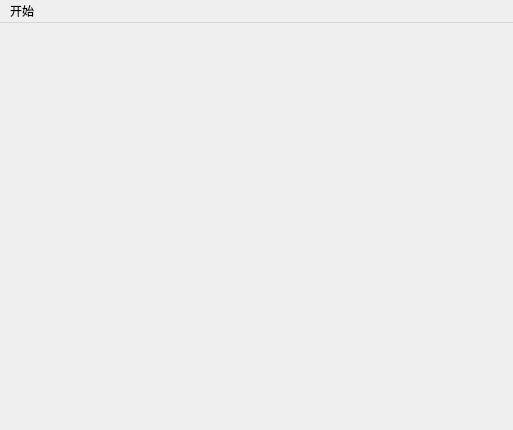
<?xml version="1.0" encoding="UTF-8"?>
<ui version="4.0">
 <class>MainInterface</class>
 <widget class="QMainWindow" name="MainInterface">
  <property name="geometry">
   <rect>
    <x>0</x>
    <y>0</y>
    <width>513</width>
    <height>430</height>
   </rect>
  </property>
  <property name="windowTitle">
   <string>MainInterface</string>
  </property>
  <widget class="QWidget" name="centralwidget"/>
  <widget class="QMenuBar" name="menubar">
   <property name="geometry">
    <rect>
     <x>0</x>
     <y>0</y>
     <width>513</width>
     <height>21</height>
    </rect>
   </property>
   <widget class="QMenu" name="menu">
    <property name="title">
     <string>开始</string>
    </property>
    <addaction name="actionexit"/>
   </widget>
   <addaction name="menu"/>
  </widget>
  <action name="actionexit">
   <property name="text">
    <string>退出</string>
   </property>
  </action>
 </widget>
 <resources/>
 <connections/>
</ui>
